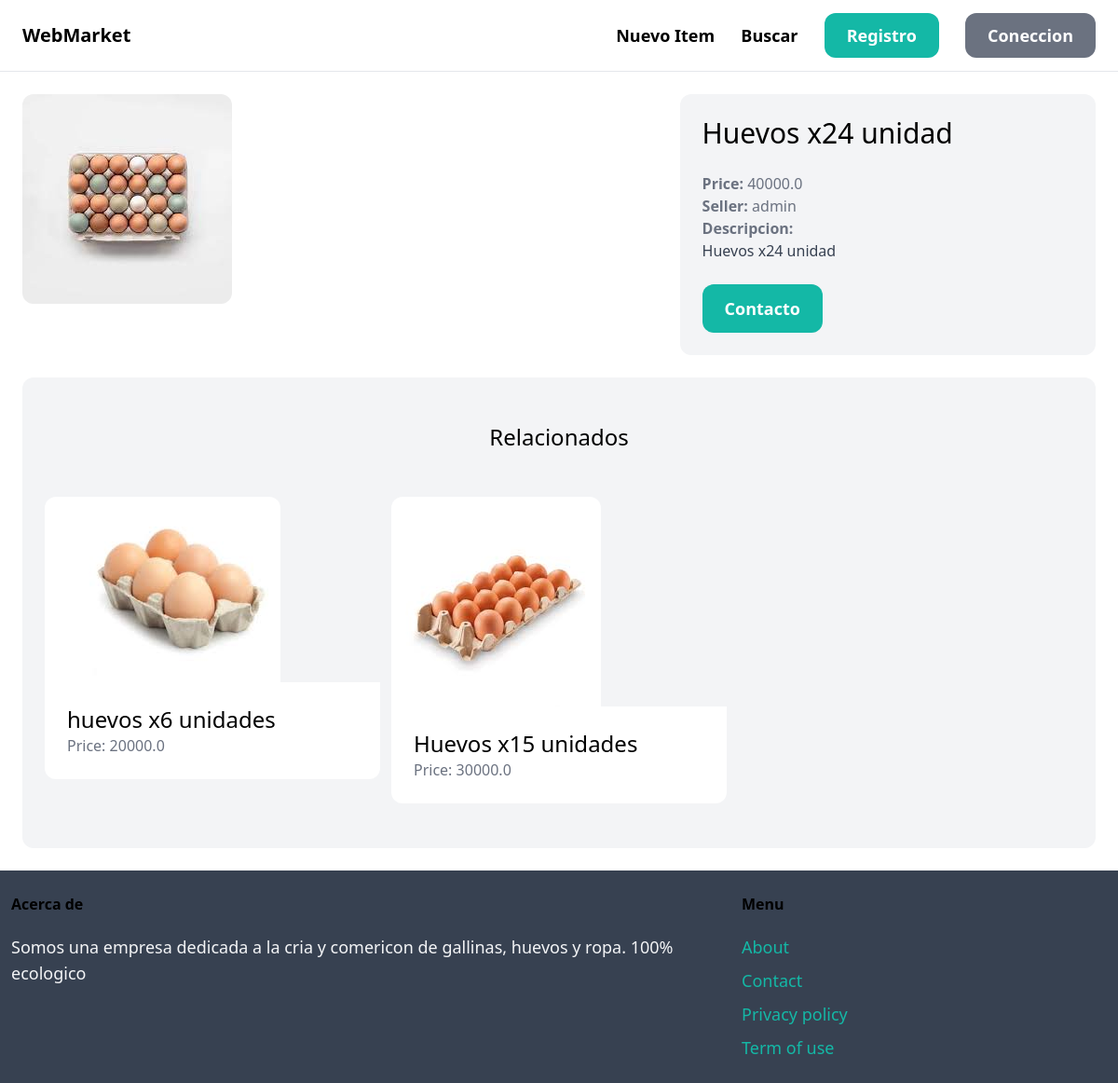
/items/5/, run on the app's committed database.
### item/models.py (models this page shows, shortened)
class Item(models.Model):
    category = models.ForeignKey(Category, related_name='items', on_delete=models.CASCADE)
    name = models.CharField(max_length=255)
    description = models.TextField(blank=True, null=True)
    price = models.FloatField()
    image = models.ImageField(upload_to='item_images', blank=True, null=True)
    is_sold = models.BooleanField(default=False)
    crated_at = models.DateTimeField(auto_now_add=True)
    created_by = models.ForeignKey(User, related_name='items', on_delete=models.CASCADE)

### item/views.py (the view)
# urls.py: path('<int:pk>/', views.detail, name='detail'),
def detail(request, pk):
    item = get_object_or_404(Item, pk=pk)
    related_items = Item.objects.filter(category=item.category, is_sold=False).exclude(pk=pk)[0:3]
    return render(request, 'item/detail.html', {
        'item': item,
        'related_items': related_items
    })

### item/templates/item/detail.html (shortened to what this page needs)
{% extends 'core/base.html' %}
{% block content %}
<div class="grid grid-cols-5 gap-6">
    <div class="col-span-3">
        <img src="{{ item.image.url }}" class="rounded-xl">
    </div>
    <div class="col-span-2 p-6 bg-gray-100 rounded-xl">
        <h1 class="mb-6 text-3xl">{{ item.name }}</h1>
        <p class="text-gray-500"><strong>Price: </strong>{{ item.price }}</p>
        <p class="text-gray-500"><strong>Seller: </strong>{{ item.created_by.username }}</p>
        {% if item.description %}
            <p class="text-gray-700">
                <strong class="text-gray-500">Descripcion:</strong><br>
                {{ item.description }}
            </p>
        {% endif %}
            <a href="#" class="inline-block mt-6 px-6 py-3 text-lg font-semibold bg-teal-500 text-white rounded-xl hover:bg-teal-700">Contacto</a>
    </div>
</div>
<div class="mt-6 px-6 py-12 bg-gray-100 rounded-xl">
    <h2 class="mb-12 text-2xl text-center">Relacionados</h2>
    <div class="grid grid-cols-3 gap-3">
        {% for item in related_items %}
            <div>
                <a href="{% url 'item:detail' item.id %}">
                    <div>
                        <img src="{{ item.image.url }}" class="rounded-t-xl">
                    </div>
                    <div class="p-6 bg-white rounded-b-xl">
                        <h2 class="text-2xl">{{ item.name }}</h2>
                        <p class="text-gray-500">Price: {{ item.price }}</p>
                    </div>
                </a>
            </div>
        {% endfor %}
    </div>
</div>
{% endblock %}

### data on the page
Item: image (picture), name "Huevos x24 unidad", price "40000.0", created_by.username "admin", description "Huevos x24 unidad"
Item: image (picture), name "huevos x6 unidades", price "20000.0"
Item: image (picture), name "Huevos x15 unidades", price "30000.0"
